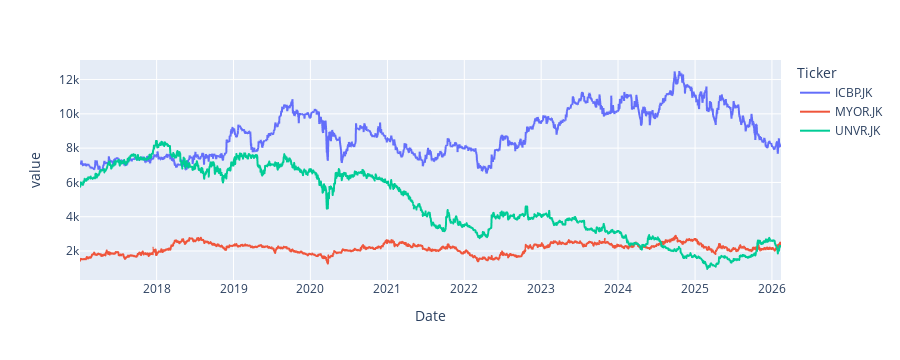

Notebook source saved alongside this figure:
### Code cell
Close.plot()

### Figure 1 — Plotly figure (JSON) as saved in the notebook; plotly's stock layout.template omitted (floating-point values rounded to 4 significant figures; data arrays with more than 128 entries replaced by an {"elided": "..."} marker saying what was removed)
{"data": [{"hovertemplate": "Ticker=ICBP.JK<br>Date=%{x}<br>value=%{y}<extra></extra>", "legendgroup": "ICBP.JK", "line": {"color": "#636efa", "dash": "solid"}, "marker": {"symbol": "circle"}, "mode": "lines", "name": "ICBP.JK", "showlegend": true, "type": "scattergl", "x": {"elided": "2250 str values"}, "xaxis": "x", "y": {"elided": "2250 float values"}, "yaxis": "y"}, {"hovertemplate": "Ticker=MYOR.JK<br>Date=%{x}<br>value=%{y}<extra></extra>", "legendgroup": "MYOR.JK", "line": {"color": "#EF553B", "dash": "solid"}, "marker": {"symbol": "circle"}, "mode": "lines", "name": "MYOR.JK", "showlegend": true, "type": "scattergl", "x": {"elided": "2250 str values"}, "xaxis": "x", "y": {"elided": "2250 float values"}, "yaxis": "y"}, {"hovertemplate": "Ticker=UNVR.JK<br>Date=%{x}<br>value=%{y}<extra></extra>", "legendgroup": "UNVR.JK", "line": {"color": "#00cc96", "dash": "solid"}, "marker": {"symbol": "circle"}, "mode": "lines", "name": "UNVR.JK", "showlegend": true, "type": "scattergl", "x": {"elided": "2250 str values"}, "xaxis": "x", "y": {"elided": "2250 float values"}, "yaxis": "y"}], "layout": {"autosize": true, "height": 360, "legend": {"title": {"text": "Ticker"}, "tracegroupgap": 0}, "margin": {"t": 60}, "xaxis": {"anchor": "y", "autorange": true, "domain": [0, 1], "range": ["2017-01-02", "2026-02-13"], "title": {"text": "Date"}, "type": "date"}, "yaxis": {"anchor": "x", "autorange": true, "domain": [0, 1], "range": [310.4, 13140.0], "title": {"text": "value"}, "type": "linear"}}}
